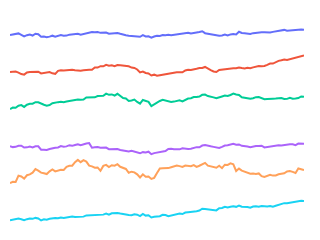

The notebook cell this image was saved under:
### Markdown cell above
### Sparklines with plotly express

### Code cell
df = px.data.stocks(indexed=True)
fig = px.line(
    data_frame=df,
    facet_row="company",
    facet_row_spacing=0.01,
    height=200,
    width=200)

# hide and lock down axes
fig.update_xaxes(visible=False, fixedrange=True)
fig.update_yaxes(visible=False, fixedrange=True)

# remove facet/subplot labels
fig.update_layout(annotations=[], overwrite=True)

# strip down the rest of the plot
fig.update_layout(
    showlegend=False,
    plot_bgcolor="white",
    margin=dict(t=10, l=10, b=10, r=10)
)

# disable the modebar for such a small plot
fig.show(config=dict(displayModeBar=False))
